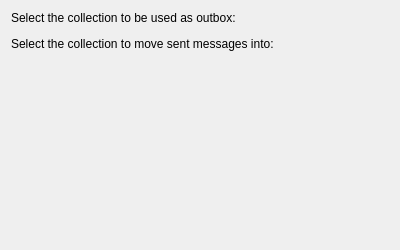
<?xml version="1.0" encoding="UTF-8"?>
<ui version="4.0">
 <author>Till Adam &lt;adam@kde.org&gt;</author>
 <class>ConfigDialog</class>
 <widget class="QWidget" name="ConfigDialog">
  <property name="geometry">
   <rect>
    <x>0</x>
    <y>0</y>
    <width>400</width>
    <height>250</height>
   </rect>
  </property>
  <property name="windowTitle">
   <string>Mail Dispatcher Agent Settings</string>
  </property>
  <layout class="QVBoxLayout" name="verticalLayout">
   <item>
    <widget class="QLabel" name="label">
     <property name="text">
      <string>Select the collection to be used as outbox:</string>
     </property>
    </widget>
   </item>
   <item>
    <widget class="Akonadi::CollectionRequester" name="outboxSelector">
     <property name="frameShape">
      <enum>QFrame::NoFrame</enum>
     </property>
     <property name="frameShadow">
      <enum>QFrame::Plain</enum>
     </property>
    </widget>
   </item>
   <item>
    <widget class="QLabel" name="label_2">
     <property name="text">
      <string>Select the collection to move sent messages into:</string>
     </property>
    </widget>
   </item>
   <item>
    <widget class="Akonadi::CollectionRequester" name="sentMailSelector">
     <property name="frameShape">
      <enum>QFrame::NoFrame</enum>
     </property>
     <property name="frameShadow">
      <enum>QFrame::Plain</enum>
     </property>
    </widget>
   </item>
   <item>
    <spacer name="verticalSpacer">
     <property name="orientation">
      <enum>Qt::Vertical</enum>
     </property>
     <property name="sizeHint" stdset="0">
      <size>
       <width>20</width>
       <height>13</height>
      </size>
     </property>
    </spacer>
   </item>
  </layout>
 </widget>
 <customwidgets>
  <customwidget>
   <class>Akonadi::CollectionRequester</class>
   <extends>QFrame</extends>
   <header>akonadi/collectionrequester.h</header>
   <container>1</container>
  </customwidget>
 </customwidgets>
 <resources/>
 <connections/>
</ui>
